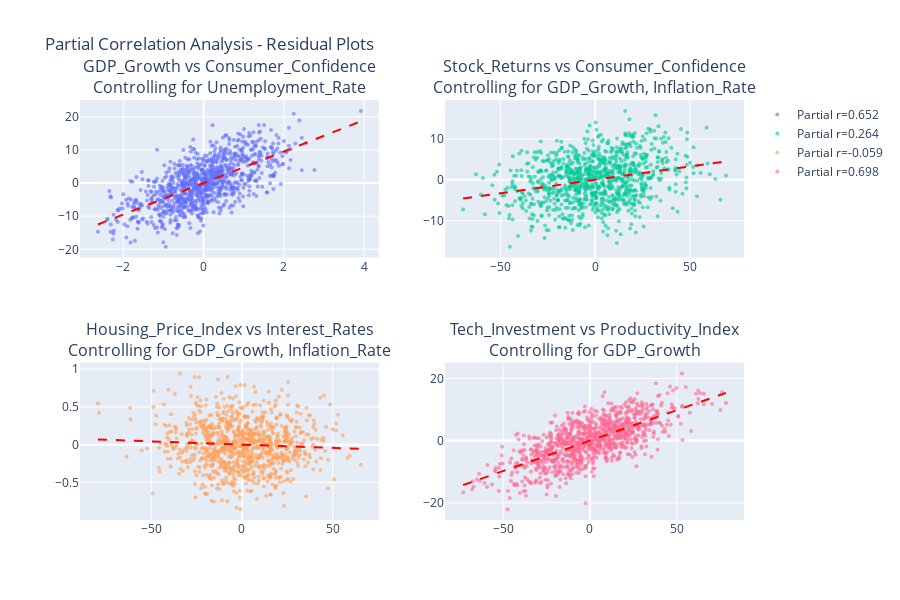

The notebook cell saved with this chart:
### Code cell
# 6. PARTIAL CORRELATION ANALYSIS
print("\n 6. PARTIAL CORRELATION ANALYSIS")
print("=" * 50)

from sklearn.linear_model import LinearRegression

def partial_correlation(data, x_var, y_var, control_vars):
 """
 Calculate partial correlation between x_var and y_var, controlling for control_vars
 """
 # Fit linear regression to remove effect of control variables
 X_control = data[control_vars].values

 # Residuals after removing control variable effects
 reg_x = LinearRegression().fit(X_control, data[x_var])
 residuals_x = data[x_var] - reg_x.predict(X_control)

 reg_y = LinearRegression().fit(X_control, data[y_var])
 residuals_y = data[y_var] - reg_y.predict(X_control)

 # Correlation of residuals is the partial correlation
 partial_corr = np.corrcoef(residuals_x, residuals_y)[0, 1]

 return partial_corr, residuals_x, residuals_y

# Example: GDP Growth vs Consumer Confidence, controlling for Unemployment
target_relationships = [
 ('GDP_Growth', 'Consumer_Confidence', ['Unemployment_Rate']),
 ('Stock_Returns', 'Consumer_Confidence', ['GDP_Growth', 'Inflation_Rate']),
 ('Housing_Price_Index', 'Interest_Rates', ['GDP_Growth', 'Inflation_Rate']),
 ('Tech_Investment', 'Productivity_Index', ['GDP_Growth'])
]

partial_results = []

fig = make_subplots(
 rows=2, cols=2,
 subplot_titles=[f"{x} vs {y}<br>Controlling for {', '.join(controls)}"
 for x, y, controls in target_relationships],
 specs=[[{"type": "scatter"}, {"type": "scatter"}],
 [{"type": "scatter"}, {"type": "scatter"}]]
)

for idx, (x_var, y_var, control_vars) in enumerate(target_relationships):
 # Calculate simple correlation
 simple_corr = df[x_var].corr(df[y_var])

 # Calculate partial correlation
 partial_corr, residuals_x, residuals_y = partial_correlation(df, x_var, y_var, control_vars)

 partial_results.append({
 'X_Variable': x_var,
 'Y_Variable': y_var,
 'Control_Variables': ', '.join(control_vars),
 'Simple_Correlation': simple_corr,
 'Partial_Correlation': partial_corr,
 'Difference': simple_corr - partial_corr,
 'Control_Effect': abs(simple_corr - partial_corr)
 })

 # Plot partial correlation (residuals)
 row = (idx // 2) + 1
 col = (idx % 2) + 1

 fig.add_trace(
 go.Scatter(
 x=residuals_x,
 y=residuals_y,
 mode='markers',
 marker=dict(size=4, opacity=0.6),
 name=f"Partial r={partial_corr:.3f}",
 text=f"Simple r={simple_corr:.3f}<br>Partial r={partial_corr:.3f}",
 hovertemplate="<b>Partial Correlation</b><br>%{text}<br>X residual: %{x:.2f}<br>Y residual: %{y:.2f}<extra></extra>"
 ),
 row=row, col=col
 )

 # Add trend line for partial correlation
 z = np.polyfit(residuals_x, residuals_y, 1)
 x_trend = np.linspace(residuals_x.min(), residuals_x.max(), 100)
 y_trend = np.poly1d(z)(x_trend)

 fig.add_trace(
 go.Scatter(
 x=x_trend,
 y=y_trend,
 mode='lines',
 line=dict(dash='dash', color='red'),
 name=f"Trend (r={partial_corr:.3f})",
 showlegend=False
 ),
 row=row, col=col
 )

fig.update_layout(
 title="Partial Correlation Analysis - Residual Plots",
 height=600,
 showlegend=True
)

fig.show()

# Display partial correlation results
partial_df = pd.DataFrame(partial_results)
print(" Partial Correlation Results:")
print(partial_df.round(3))

# Visualize the comparison
fig2 = go.Figure()

x_pos = list(range(len(partial_df)))
fig2.add_trace(go.Bar(
    x=x_pos,
    y=partial_df['Simple_Correlation'],
    name='Simple Correlation',
    marker_color='lightblue',
    text=partial_df['Simple_Correlation'].round(3),
    textposition='auto'
))

fig2.add_trace(go.Bar(
    x=x_pos,
    y=partial_df['Partial_Correlation'],
    name='Partial Correlation',
    marker_color='lightcoral',
    text=partial_df['Partial_Correlation'].round(3),
    textposition='auto'
))

fig2.update_layout(
 title="Simple vs Partial Correlations Comparison",
 xaxis_title="Variable Pairs",
 yaxis_title="Correlation Coefficient",
 xaxis=dict(
 tickmode='array',
 tickvals=x_pos,
 ticktext=[f"{row.X_Variable} vs<br>{row.Y_Variable}" for _, row in partial_df.iterrows()]
 ),
 barmode='group',
 height=500
)

fig2.show()

print(f"\n Partial Correlation Insights:")
print(f"• Largest control effect: {partial_df.loc[partial_df['Control_Effect'].idxmax(), 'X_Variable']} vs {partial_df.loc[partial_df['Control_Effect'].idxmax(), 'Y_Variable']}")
print(f"• Average control effect: {partial_df['Control_Effect'].mean():.3f}")
print(f"• Cases where partial > simple: {sum(partial_df['Partial_Correlation'] > partial_df['Simple_Correlation'])}")

### Figure 1 — Plotly figure (JSON) as saved in the notebook; plotly's stock layout.template omitted (floating-point values rounded to 4 significant figures; data arrays with more than 128 entries replaced by an {"elided": "..."} marker saying what was removed)
{"data": [{"hovertemplate": "<b>Partial Correlation</b><br>%{text}<br>X residual: %{x:.2f}<br>Y residual: %{y:.2f}<extra></extra>", "marker": {"opacity": 0.6, "size": 4}, "mode": "markers", "name": "Partial r=0.652", "text": "Simple r=0.790<br>Partial r=0.652", "type": "scatter", "x": {"elided": "1000 float values"}, "xaxis": "x", "y": {"elided": "1000 float values"}, "yaxis": "y"}, {"line": {"color": "red", "dash": "dash"}, "mode": "lines", "name": "Trend (r=0.652)", "showlegend": false, "type": "scatter", "x": [-2.632, -2.566, -2.499, -2.433, -2.367, -2.301, -2.235, -2.169, -2.102, -2.036, -1.97, -1.904, -1.838, -1.772, -1.706, -1.639, -1.573, -1.507, -1.441, -1.375, -1.309, -1.243, -1.176, -1.11, -1.044, -0.978, -0.9119, -0.8458, -0.7796, -0.7135, -0.6473, -0.5812, -0.515, -0.4489, -0.3827, -0.3166, -0.2505, -0.1843, -0.1182, -0.05202, 0.01412, 0.08027, 0.1464, 0.2126, 0.2787, 0.3448, 0.411, 0.4771, 0.5433, 0.6094, 0.6756, 0.7417, 0.8079, 0.874, 0.9401, 1.006, 1.072, 1.139, 1.205, 1.271, 1.337, 1.403, 1.469, 1.535, 1.602, 1.668, 1.734, 1.8, 1.866, 1.932, 1.998, 2.065, 2.131, 2.197, 2.263, 2.329, 2.395, 2.461, 2.528, 2.594, 2.66, 2.726, 2.792, 2.858, 2.924, 2.991, 3.057, 3.123, 3.189, 3.255, 3.321, 3.387, 3.454, 3.52, 3.586, 3.652, 3.718, 3.784, 3.85, 3.917], "xaxis": "x", "y": [-12.51, -12.2, -11.88, -11.57, -11.25, -10.94, -10.62, -10.31, -9.995, -9.681, -9.366, -9.052, -8.737, -8.423, -8.109, -7.794, -7.48, -7.165, -6.851, -6.536, -6.222, -5.907, -5.593, -5.278, -4.964, -4.65, -4.335, -4.021, -3.706, -3.392, -3.077, -2.763, -2.448, -2.134, -1.82, -1.505, -1.191, -0.8762, -0.5618, -0.2473, 0.06713, 0.3816, 0.696, 1.01, 1.325, 1.639, 1.954, 2.268, 2.583, 2.897, 3.212, 3.526, 3.841, 4.155, 4.469, 4.784, 5.098, 5.413, 5.727, 6.042, 6.356, 6.671, 6.985, 7.299, 7.614, 7.928, 8.243, 8.557, 8.872, 9.186, 9.501, 9.815, 10.13, 10.44, 10.76, 11.07, 11.39, 11.7, 12.02, 12.33, 12.65, 12.96, 13.27, 13.59, 13.9, 14.22, 14.53, 14.85, 15.16, 15.48, 15.79, 16.1, 16.42, 16.73, 17.05, 17.36, 17.68, 17.99, 18.31, 18.62], "yaxis": "y"}, {"hovertemplate": "<b>Partial Correlation</b><br>%{text}<br>X residual: %{x:.2f}<br>Y residual: %{y:.2f}<extra></extra>", "marker": {"opacity": 0.6, "size": 4}, "mode": "markers", "name": "Partial r=0.264", "text": "Simple r=0.797<br>Partial r=0.264", "type": "scatter", "x": {"elided": "1000 float values"}, "xaxis": "x2", "y": {"elided": "1000 float values"}, "yaxis": "y2"}, {"line": {"color": "red", "dash": "dash"}, "mode": "lines", "name": "Trend (r=0.264)", "showlegend": false, "type": "scatter", "x": [-69.78, -68.38, -66.97, -65.57, -64.17, -62.76, -61.36, -59.96, -58.55, -57.15, -55.75, -54.34, -52.94, -51.54, -50.13, -48.73, -47.33, -45.92, -44.52, -43.12, -41.71, -40.31, -38.91, -37.5, -36.1, -34.7, -33.29, -31.89, -30.49, -29.08, -27.68, -26.28, -24.87, -23.47, -22.07, -20.66, -19.26, -17.86, -16.45, -15.05, -13.65, -12.24, -10.84, -9.437, -8.033, -6.63, -5.227, -3.823, -2.42, -1.017, 0.3868, 1.79, 3.194, 4.597, 6.0, 7.404, 8.807, 10.21, 11.61, 13.02, 14.42, 15.82, 17.23, 18.63, 20.03, 21.44, 22.84, 24.24, 25.65, 27.05, 28.45, 29.86, 31.26, 32.66, 34.07, 35.47, 36.87, 38.28, 39.68, 41.08, 42.49, 43.89, 45.29, 46.7, 48.1, 49.5, 50.91, 52.31, 53.71, 55.12, 56.52, 57.92, 59.33, 60.73, 62.13, 63.54, 64.94, 66.34, 67.75, 69.15], "xaxis": "x2", "y": [-4.575, -4.483, -4.391, -4.299, -4.207, -4.115, -4.023, -3.931, -3.839, -3.747, -3.655, -3.563, -3.471, -3.379, -3.287, -3.195, -3.103, -3.011, -2.919, -2.827, -2.735, -2.643, -2.551, -2.459, -2.367, -2.275, -2.183, -2.091, -1.999, -1.907, -1.815, -1.723, -1.631, -1.539, -1.447, -1.355, -1.263, -1.171, -1.079, -0.9868, -0.8948, -0.8027, -0.7107, -0.6187, -0.5267, -0.4347, -0.3427, -0.2507, -0.1587, -0.06665, 0.02536, 0.1174, 0.2094, 0.3014, 0.3934, 0.4854, 0.5774, 0.6694, 0.7614, 0.8535, 0.9455, 1.037, 1.129, 1.222, 1.314, 1.406, 1.498, 1.59, 1.682, 1.774, 1.866, 1.958, 2.05, 2.142, 2.234, 2.326, 2.418, 2.51, 2.602, 2.694, 2.786, 2.878, 2.97, 3.062, 3.154, 3.246, 3.338, 3.43, 3.522, 3.614, 3.706, 3.798, 3.89, 3.982, 4.074, 4.166, 4.258, 4.35, 4.442, 4.534], "yaxis": "y2"}, {"hovertemplate": "<b>Partial Correlation</b><br>%{text}<br>X residual: %{x:.2f}<br>Y residual: %{y:.2f}<extra></extra>", "marker": {"opacity": 0.6, "size": 4}, "mode": "markers", "name": "Partial r=-0.059", "text": "Simple r=0.181<br>Partial r=-0.059", "type": "scatter", "x": {"elided": "1000 float values"}, "xaxis": "x3", "y": {"elided": "1000 float values"}, "yaxis": "y3"}, {"line": {"color": "red", "dash": "dash"}, "mode": "lines", "name": "Trend (r=-0.059)", "showlegend": false, "type": "scatter", "x": [-79.41, -77.95, -76.48, -75.02, -73.56, -72.09, -70.63, -69.16, -67.7, -66.23, -64.77, -63.31, -61.84, -60.38, -58.91, -57.45, -55.99, -54.52, -53.06, -51.59, -50.13, -48.66, -47.2, -45.74, -44.27, -42.81, -41.34, -39.88, -38.42, -36.95, -35.49, -34.02, -32.56, -31.09, -29.63, -28.17, -26.7, -25.24, -23.77, -22.31, -20.85, -19.38, -17.92, -16.45, -14.99, -13.52, -12.06, -10.6, -9.132, -7.668, -6.204, -4.74, -3.276, -1.811, -0.3472, 1.117, 2.581, 4.045, 5.51, 6.974, 8.438, 9.902, 11.37, 12.83, 14.29, 15.76, 17.22, 18.69, 20.15, 21.62, 23.08, 24.54, 26.01, 27.47, 28.94, 30.4, 31.86, 33.33, 34.79, 36.26, 37.72, 39.19, 40.65, 42.11, 43.58, 45.04, 46.51, 47.97, 49.43, 50.9, 52.36, 53.83, 55.29, 56.76, 58.22, 59.68, 61.15, 62.61, 64.08, 65.54], "xaxis": "x3", "y": [0.06845, 0.06718, 0.06592, 0.06466, 0.0634, 0.06214, 0.06087, 0.05961, 0.05835, 0.05709, 0.05583, 0.05456, 0.0533, 0.05204, 0.05078, 0.04952, 0.04825, 0.04699, 0.04573, 0.04447, 0.04321, 0.04194, 0.04068, 0.03942, 0.03816, 0.0369, 0.03563, 0.03437, 0.03311, 0.03185, 0.03059, 0.02932, 0.02806, 0.0268, 0.02554, 0.02428, 0.02301, 0.02175, 0.02049, 0.01923, 0.01797, 0.0167, 0.01544, 0.01418, 0.01292, 0.01166, 0.01039, 0.009133, 0.007871, 0.006609, 0.005347, 0.004085, 0.002823, 0.001561, 0.0002992, -0.0009627, -0.002225, -0.003487, -0.004749, -0.006011, -0.007273, -0.008535, -0.009796, -0.01106, -0.01232, -0.01358, -0.01484, -0.01611, -0.01737, -0.01863, -0.01989, -0.02115, -0.02242, -0.02368, -0.02494, -0.0262, -0.02746, -0.02873, -0.02999, -0.03125, -0.03251, -0.03377, -0.03504, -0.0363, -0.03756, -0.03882, -0.04008, -0.04135, -0.04261, -0.04387, -0.04513, -0.04639, -0.04766, -0.04892, -0.05018, -0.05144, -0.0527, -0.05397, -0.05523, -0.05649], "yaxis": "y3"}, {"hovertemplate": "<b>Partial Correlation</b><br>%{text}<br>X residual: %{x:.2f}<br>Y residual: %{y:.2f}<extra></extra>", "marker": {"opacity": 0.6, "size": 4}, "mode": "markers", "name": "Partial r=0.698", "text": "Simple r=0.949<br>Partial r=0.698", "type": "scatter", "x": {"elided": "1000 float values"}, "xaxis": "x4", "y": {"elided": "1000 float values"}, "yaxis": "y4"}, {"line": {"color": "red", "dash": "dash"}, "mode": "lines", "name": "Trend (r=0.698)", "showlegend": false, "type": "scatter", "x": [-73.02, -71.49, -69.96, -68.43, -66.9, -65.37, -63.84, -62.31, -60.79, -59.26, -57.73, -56.2, -54.67, -53.14, -51.61, -50.08, -48.55, -47.02, -45.49, -43.96, -42.44, -40.91, -39.38, -37.85, -36.32, -34.79, -33.26, -31.73, -30.2, -28.67, -27.14, -25.61, -24.09, -22.56, -21.03, -19.5, -17.97, -16.44, -14.91, -13.38, -11.85, -10.32, -8.793, -7.264, -5.735, -4.206, -2.677, -1.148, 0.3816, 1.911, 3.44, 4.969, 6.498, 8.028, 9.557, 11.09, 12.62, 14.14, 15.67, 17.2, 18.73, 20.26, 21.79, 23.32, 24.85, 26.38, 27.91, 29.44, 30.97, 32.49, 34.02, 35.55, 37.08, 38.61, 40.14, 41.67, 43.2, 44.73, 46.26, 47.79, 49.32, 50.84, 52.37, 53.9, 55.43, 56.96, 58.49, 60.02, 61.55, 63.08, 64.61, 66.14, 67.67, 69.19, 70.72, 72.25, 73.78, 75.31, 76.84, 78.37], "xaxis": "x4", "y": [-14.31, -14.01, -13.71, -13.41, -13.11, -12.81, -12.51, -12.21, -11.91, -11.61, -11.31, -11.01, -10.71, -10.41, -10.11, -9.814, -9.514, -9.214, -8.915, -8.615, -8.316, -8.016, -7.716, -7.417, -7.117, -6.817, -6.518, -6.218, -5.918, -5.619, -5.319, -5.019, -4.72, -4.42, -4.12, -3.821, -3.521, -3.221, -2.922, -2.622, -2.322, -2.023, -1.723, -1.423, -1.124, -0.8242, -0.5245, -0.2249, 0.07478, 0.3744, 0.6741, 0.9737, 1.273, 1.573, 1.873, 2.172, 2.472, 2.772, 3.071, 3.371, 3.671, 3.97, 4.27, 4.57, 4.869, 5.169, 5.469, 5.768, 6.068, 6.368, 6.667, 6.967, 7.266, 7.566, 7.866, 8.165, 8.465, 8.765, 9.064, 9.364, 9.664, 9.963, 10.26, 10.56, 10.86, 11.16, 11.46, 11.76, 12.06, 12.36, 12.66, 12.96, 13.26, 13.56, 13.86, 14.16, 14.46, 14.76, 15.06, 15.36], "yaxis": "y4"}], "layout": {"annotations": [{"font": {"size": 16}, "showarrow": false, "text": "GDP_Growth vs Consumer_Confidence<br>Controlling for Unemployment_Rate", "x": 0.225, "xanchor": "center", "xref": "paper", "y": 1, "yanchor": "bottom", "yref": "paper"}, {"font": {"size": 16}, "showarrow": false, "text": "Stock_Returns vs Consumer_Confidence<br>Controlling for GDP_Growth, Inflation_Rate", "x": 0.775, "xanchor": "center", "xref": "paper", "y": 1, "yanchor": "bottom", "yref": "paper"}, {"font": {"size": 16}, "showarrow": false, "text": "Housing_Price_Index vs Interest_Rates<br>Controlling for GDP_Growth, Inflation_Rate", "x": 0.225, "xanchor": "center", "xref": "paper", "y": 0.375, "yanchor": "bottom", "yref": "paper"}, {"font": {"size": 16}, "showarrow": false, "text": "Tech_Investment vs Productivity_Index<br>Controlling for GDP_Growth", "x": 0.775, "xanchor": "center", "xref": "paper", "y": 0.375, "yanchor": "bottom", "yref": "paper"}], "height": 600, "showlegend": true, "title": {"text": "Partial Correlation Analysis - Residual Plots"}, "xaxis": {"anchor": "y", "domain": [0, 0.45]}, "xaxis2": {"anchor": "y2", "domain": [0.55, 1]}, "xaxis3": {"anchor": "y3", "domain": [0, 0.45]}, "xaxis4": {"anchor": "y4", "domain": [0.55, 1]}, "yaxis": {"anchor": "x", "domain": [0.625, 1]}, "yaxis2": {"anchor": "x2", "domain": [0.625, 1]}, "yaxis3": {"anchor": "x3", "domain": [0, 0.375]}, "yaxis4": {"anchor": "x4", "domain": [0, 0.375]}}}
